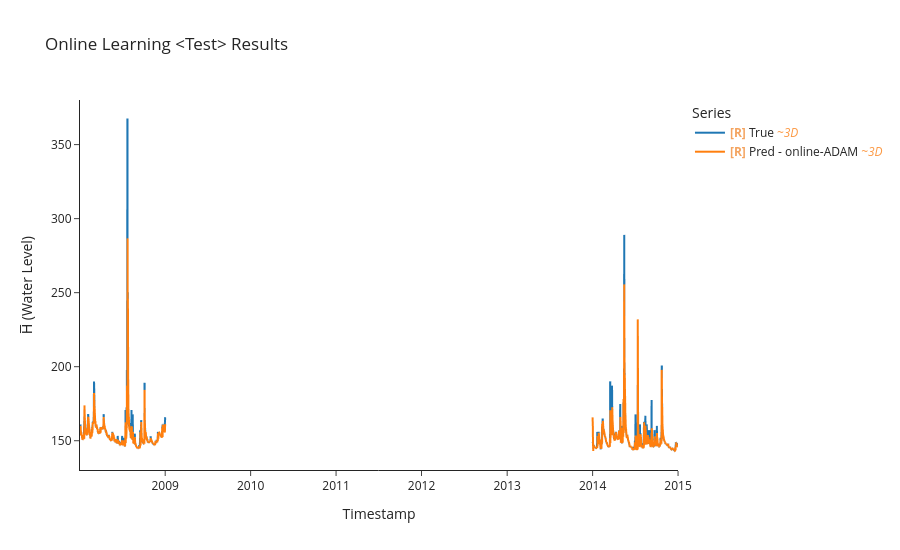

Notebook source saved alongside this figure:
### Code cell
# evaluation on test set
y_true_test, y_pred_test, time_indices_test = uf.model_evaluate_with_norm(model,criterion, test_ds, test_df.index,
                                                                 LOOKBACK, HORIZON, BATCH_SIZE)
uf.calculate_metrics_and_plot({"online-ADAM": (y_true_test, y_pred_test, time_indices_test)},
                              plot_title = 'Online Learning <Test> Results',
                              export_metrics= True,
                              export_html= True,
                              export_file_name='results/testing/online/Online Learning MLP test')
# Save predictions to CSV files to be used later in Experiments
uf.export_results_to_csv({"MLP": (y_true_test, y_pred_test,time_indices_test)}, 
                         "results/testing/predictions_vs_true/online")

### Figure 1 — Plotly figure (JSON) as saved in the notebook; plotly's stock layout.template omitted (floating-point values rounded to 4 significant figures; data arrays with more than 128 entries replaced by an {"elided": "..."} marker saying what was removed)
{"data": [{"hovertemplate": "Legend=True<br>Timestamp=%{x}<br>H̅ (Water Level)=%{y}<extra></extra>", "legendgroup": "True", "line": {"color": "#1f77b4", "dash": "solid", "width": 2}, "marker": {"symbol": "circle"}, "mode": "lines", "name": "<b style=\"color:sandybrown\">[R]</b> True <i style=\"color:#fc9944\">~3D</i>", "showlegend": true, "type": "scattergl", "uid": "fbd5cbcd-d063-4952-a9fd-fcd1f158cea2", "x": {"elided": "1001 str values"}, "xaxis": "x", "y": {"elided": "1001 float values"}, "yaxis": "y"}, {"hovertemplate": "Legend=Pred - online-ADAM<br>Timestamp=%{x}<br>H̅ (Water Level)=%{y}<extra></extra>", "legendgroup": "Pred - online-ADAM", "line": {"color": "#ff7f0e", "dash": "solid", "width": 2}, "marker": {"symbol": "circle"}, "mode": "lines", "name": "<b style=\"color:sandybrown\">[R]</b> Pred - online-ADAM <i style=\"color:#fc9944\">~3D</i>", "showlegend": true, "type": "scattergl", "uid": "54ead8c4-0f44-47b3-b128-0b29d88c97a2", "x": {"elided": "1001 str values"}, "xaxis": "x", "y": {"elided": "1001 float values"}, "yaxis": "y"}], "layout": {"height": 550, "legend": {"title": {"text": "Series"}, "tracegroupgap": 0}, "title": {"text": "Online Learning <Test> Results"}, "xaxis": {"anchor": "y", "domain": [0, 1], "title": {"text": "Timestamp"}}, "yaxis": {"anchor": "x", "domain": [0, 1], "title": {"text": "H̅ (Water Level)"}}}}
